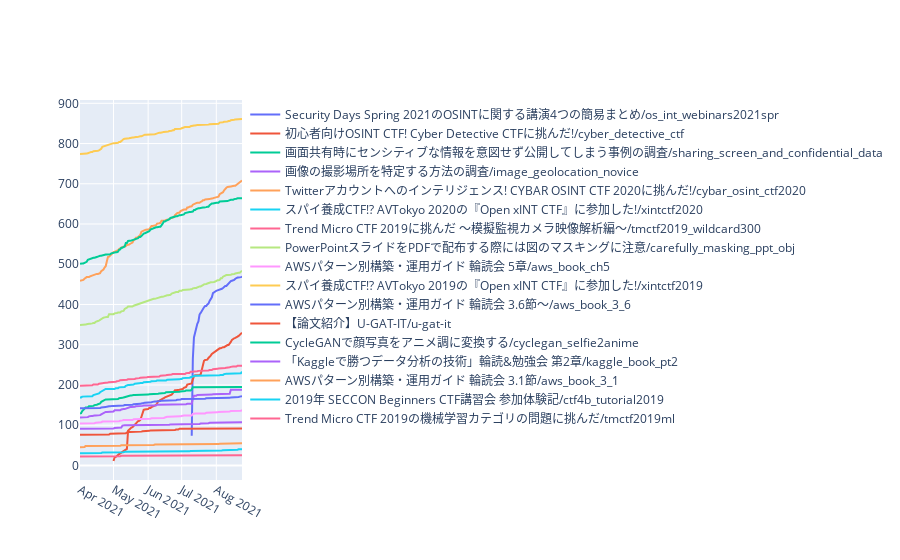

The notebook cell this image was saved under:
### Code cell
slide_id_list = [id_ for id_ in slide_id_to_title.keys()]
lines = []
for slide_id in slide_id_list:
    cur.execute(f"""
        select pv, date from slide_pv_date WHERE slide_id="{slide_id}" ORDER BY date;
    """)

    records = [[pv, date] for pv, date in cur.fetchall()]
    df = pd.DataFrame(records, columns =["pv", "date"])

    lines.append(
        go.Scatter(x=df['date'], y=df['pv'], mode = 'lines', name = slide_id_to_title[slide_id])
        )

fig = go.Figure(lines)

offline.iplot(fig)

# trace1 = go.Scatter(x = date_list, y = pv_list, mode = 'lines', name = 'X')

### Figure 1 — Plotly figure (JSON) as saved in the notebook; plotly's stock layout.template omitted (floating-point values rounded to 4 significant figures; data arrays with more than 128 entries replaced by an {"elided": "..."} marker saying what was removed)
{"data": [{"mode": "lines", "name": "Security Days Spring 2021のOSINTに関する講演4つの簡易まとめ/os_int_webinars2021spr", "type": "scatter", "x": ["2021-07-10", "2021-07-11", "2021-07-12", "2021-07-13", "2021-07-14", "2021-07-15", "2021-07-16", "2021-07-17", "2021-07-18", "2021-07-19", "2021-07-20", "2021-07-21", "2021-07-22", "2021-07-23", "2021-07-24", "2021-07-25", "2021-07-26", "2021-07-27", "2021-07-28", "2021-07-29", "2021-07-30", "2021-07-31", "2021-08-01", "2021-08-02", "2021-08-03", "2021-08-04", "2021-08-05", "2021-08-06", "2021-08-07", "2021-08-08", "2021-08-09", "2021-08-10", "2021-08-11", "2021-08-12", "2021-08-13", "2021-08-14", "2021-08-15", "2021-08-16", "2021-08-17", "2021-08-18", "2021-08-19", "2021-08-20", "2021-08-21", "2021-08-22", "2021-08-23", "2021-08-24"], "y": [74, 265, 318, 331, 335, 352, 358, 375, 379, 385, 389, 393, 396, 396, 400, 402, 409, 414, 418, 428, 430, 434, 434, 435, 436, 436, 438, 439, 441, 444, 446, 446, 449, 452, 457, 458, 459, 460, 461, 464, 466, 467, 467, 467, 468, 469]}, {"mode": "lines", "name": "初心者向けOSINT CTF! Cyber Detective CTFに挑んだ!/cyber_detective_ctf", "type": "scatter", "x": ["2021-05-01", "2021-05-02", "2021-05-03", "2021-05-04", "2021-05-05", "2021-05-06", "2021-05-07", "2021-05-08", "2021-05-09", "2021-05-10", "2021-05-11", "2021-05-12", "2021-05-13", "2021-05-14", "2021-05-15", "2021-05-16", "2021-05-17", "2021-05-18", "2021-05-19", "2021-05-20", "2021-05-21", "2021-05-22", "2021-05-23", "2021-05-24", "2021-05-25", "2021-05-26", "2021-05-27", "2021-05-28", "2021-05-29", "2021-05-30", "2021-05-31", "2021-06-01", "2021-06-02", "2021-06-03", "2021-06-04", "2021-06-05", "2021-06-06", "2021-06-07", "2021-06-08", "2021-06-09", "2021-06-10", "2021-06-11", "2021-06-12", "2021-06-13", "2021-06-14", "2021-06-15", "2021-06-16", "2021-06-17", "2021-06-18", "2021-06-19", "2021-06-20", "2021-06-21", "2021-06-22", "2021-06-23", "2021-06-24", "2021-06-25", "2021-06-26", "2021-06-27", "2021-06-28", "2021-06-29", "2021-06-30", "2021-07-01", "2021-07-02", "2021-07-03", "2021-07-04", "2021-07-05", "2021-07-06", "2021-07-07", "2021-07-08", "2021-07-09", "2021-07-10", "2021-07-11", "2021-07-12", "2021-07-13", "2021-07-14", "2021-07-15", "2021-07-16", "2021-07-17", "2021-07-18", "2021-07-19", "2021-07-20", "2021-07-21", "2021-07-22", "2021-07-23", "2021-07-24", "2021-07-25", "2021-07-26", "2021-07-27", "2021-07-28", "2021-07-29", "2021-07-30", "2021-07-31", "2021-08-01", "2021-08-02", "2021-08-03", "2021-08-04", "2021-08-05", "2021-08-06", "2021-08-07", "2021-08-08", "2021-08-09", "2021-08-10", "2021-08-11", "2021-08-12", "2021-08-13", "2021-08-14", "2021-08-15", "2021-08-16", "2021-08-17", "2021-08-18", "2021-08-19", "2021-08-20", "2021-08-21", "2021-08-22", "2021-08-23", "2021-08-24"], "y": [11, 20, 21, 24, 25, 28, 30, 32, 34, 34, 38, 39, 41, 86, 89, 91, 94, 95, 97, 101, 104, 108, 110, 111, 113, 121, 129, 138, 139, 139, 140, 140, 143, 143, 145, 146, 148, 149, 150, 154, 160, 161, 162, 165, 166, 167, 169, 170, 172, 173, 173, 175, 176, 179, 182, 187, 187, 187, 187, 188, 189, 189, 190, 193, 195, 195, 201, 202, 202, 203, 204, 214, 222, 224, 224, 224, 225, 225, 226, 238, 246, 260, 262, 263, 263, 267, 269, 273, 277, 279, 281, 284, 286, 289, 291, 291, 291, 293, 294, 294, 296, 296, 299, 299, 305, 307, 312, 315, 316, 317, 318, 320, 322, 324, 327, 330]}, {"mode": "lines", "name": "画面共有時にセンシティブな情報を意図せず公開してしまう事例の調査/sharing_screen_and_confidential_data", "type": "scatter", "x": {"elided": "146 str values"}, "y": {"elided": "146 int values"}}, {"mode": "lines", "name": "画像の撮影場所を特定する方法の調査/image_geolocation_novice", "type": "scatter", "x": {"elided": "146 str values"}, "y": {"elided": "146 int values"}}, {"mode": "lines", "name": "Twitterアカウントへのインテリジェンス! CYBAR OSINT CTF 2020に挑んだ!/cybar_osint_ctf2020", "type": "scatter", "x": {"elided": "146 str values"}, "y": {"elided": "146 int values"}}, {"mode": "lines", "name": "スパイ養成CTF!? AVTokyo 2020の『Open xINT CTF』に参加した!/xintctf2020", "type": "scatter", "x": {"elided": "146 str values"}, "y": {"elided": "146 int values"}}, {"mode": "lines", "name": "Trend Micro CTF 2019に挑んだ ～模擬監視カメラ映像解析編～/tmctf2019_wildcard300", "type": "scatter", "x": {"elided": "146 str values"}, "y": {"elided": "146 int values"}}, {"mode": "lines", "name": "PowerPointスライドをPDFで配布する際には図のマスキングに注意/carefully_masking_ppt_obj", "type": "scatter", "x": {"elided": "146 str values"}, "y": {"elided": "146 int values"}}, {"mode": "lines", "name": "AWSパターン別構築・運用ガイド 輪読会 5章/aws_book_ch5", "type": "scatter", "x": {"elided": "146 str values"}, "y": {"elided": "146 int values"}}, {"mode": "lines", "name": "スパイ養成CTF!? AVTokyo 2019の『Open xINT CTF』に参加した!/xintctf2019", "type": "scatter", "x": {"elided": "146 str values"}, "y": {"elided": "146 int values"}}, {"mode": "lines", "name": "AWSパターン別構築・運用ガイド 輪読会 3.6節～/aws_book_3_6", "type": "scatter", "x": {"elided": "146 str values"}, "y": {"elided": "146 int values"}}, {"mode": "lines", "name": "【論文紹介】U-GAT-IT/u-gat-it", "type": "scatter", "x": {"elided": "146 str values"}, "y": {"elided": "146 int values"}}, {"mode": "lines", "name": "CycleGANで顔写真をアニメ調に変換する/cyclegan_selfie2anime", "type": "scatter", "x": {"elided": "146 str values"}, "y": {"elided": "146 int values"}}, {"mode": "lines", "name": "「Kaggleで勝つデータ分析の技術」輪読&勉強会 第2章/kaggle_book_pt2", "type": "scatter", "x": {"elided": "146 str values"}, "y": {"elided": "146 int values"}}, {"mode": "lines", "name": "AWSパターン別構築・運用ガイド 輪読会 3.1節/aws_book_3_1", "type": "scatter", "x": {"elided": "146 str values"}, "y": {"elided": "146 int values"}}, {"mode": "lines", "name": "2019年 SECCON Beginners CTF講習会 参加体験記/ctf4b_tutorial2019", "type": "scatter", "x": {"elided": "146 str values"}, "y": {"elided": "146 int values"}}, {"mode": "lines", "name": "Trend Micro CTF 2019の機械学習カテゴリの問題に挑んだ/tmctf2019ml", "type": "scatter", "x": {"elided": "146 str values"}, "y": {"elided": "146 int values"}}], "layout": {}}
